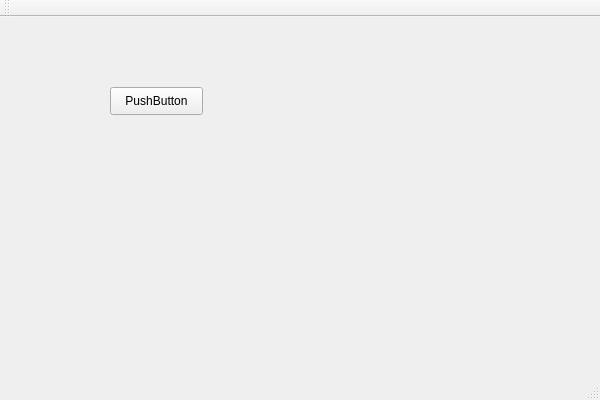
<?xml version="1.0" encoding="UTF-8"?>
<ui version="4.0">
 <class>MyMainWindowClass</class>
 <widget class="QMainWindow" name="MyMainWindowClass">
  <property name="geometry">
   <rect>
    <x>0</x>
    <y>0</y>
    <width>600</width>
    <height>400</height>
   </rect>
  </property>
  <property name="windowTitle">
   <string>MyMainWindow</string>
  </property>
  <widget class="QWidget" name="centralWidget">
   <widget class="QPushButton" name="pushButton">
    <property name="geometry">
     <rect>
      <x>110</x>
      <y>70</y>
      <width>93</width>
      <height>28</height>
     </rect>
    </property>
    <property name="text">
     <string>PushButton</string>
    </property>
   </widget>
  </widget>
  <widget class="QMenuBar" name="menuBar">
   <property name="geometry">
    <rect>
     <x>0</x>
     <y>0</y>
     <width>600</width>
     <height>26</height>
    </rect>
   </property>
  </widget>
  <widget class="QToolBar" name="mainToolBar">
   <attribute name="toolBarArea">
    <enum>TopToolBarArea</enum>
   </attribute>
   <attribute name="toolBarBreak">
    <bool>false</bool>
   </attribute>
  </widget>
  <widget class="QStatusBar" name="statusBar"/>
 </widget>
 <layoutdefault spacing="6" margin="11"/>
 <resources>
  <include location="MyMainWindow.qrc"/>
 </resources>
 <connections/>
</ui>
